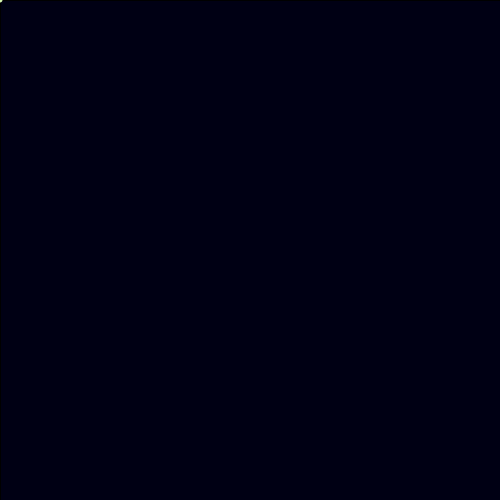
Frame 1 (no input)
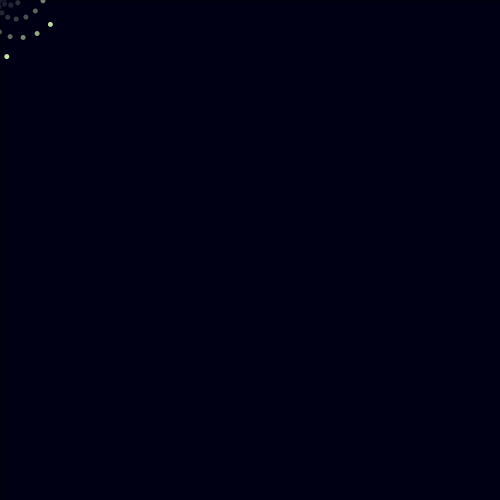
Frame 60 (the mouse pressed at the canvas centre just before this capture)
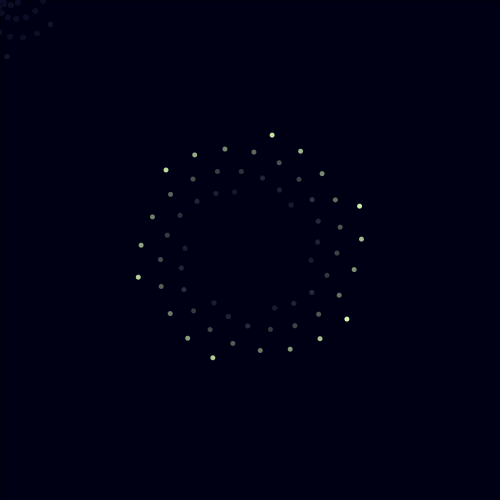
Frame 120 (the mouse held since frame 60 and released just before this capture)

The Processing sketch that drew these frames (run headless with seeded random() and noise(); from frame 60 on, the mouse is pressed at the canvas centre):

// Processing sketch: Week9_Homework_Fireworks_2
// ── Week9_Homework_Fireworks_2.pde
//I think that I need to create an array with for the explosions 
//but I am confused on how the PVector will play into this.
//I also think I might need a class to make the explosions.

PVector position;
int x, y;
int radius = 0;
int r, g, b;

void setup(){
  size(500, 500);
  background(0, 0, 20);
  
  position = new PVector(0,0);
  
  r = int(random(150, 250));
  b = int(random(150, 250));
  g = int(random(150, 250));

}

void draw(){
  fill(0, 0, 20, 10);
  rect(0, 0, width, height);
  
  explosion(x, y);
}

void mousePressed(){
  x = mouseX;
  y = mouseY;
}

void explosion(int xLocation, int yLocation){
  position.x = radius*cos(frameCount) + xLocation;
  position.y = radius*sin(frameCount) + yLocation;
  
  radius += 1;
  
  fill(r, g, b);
  noStroke();
  ellipse(position.x, position.y, 5, 5);
}
